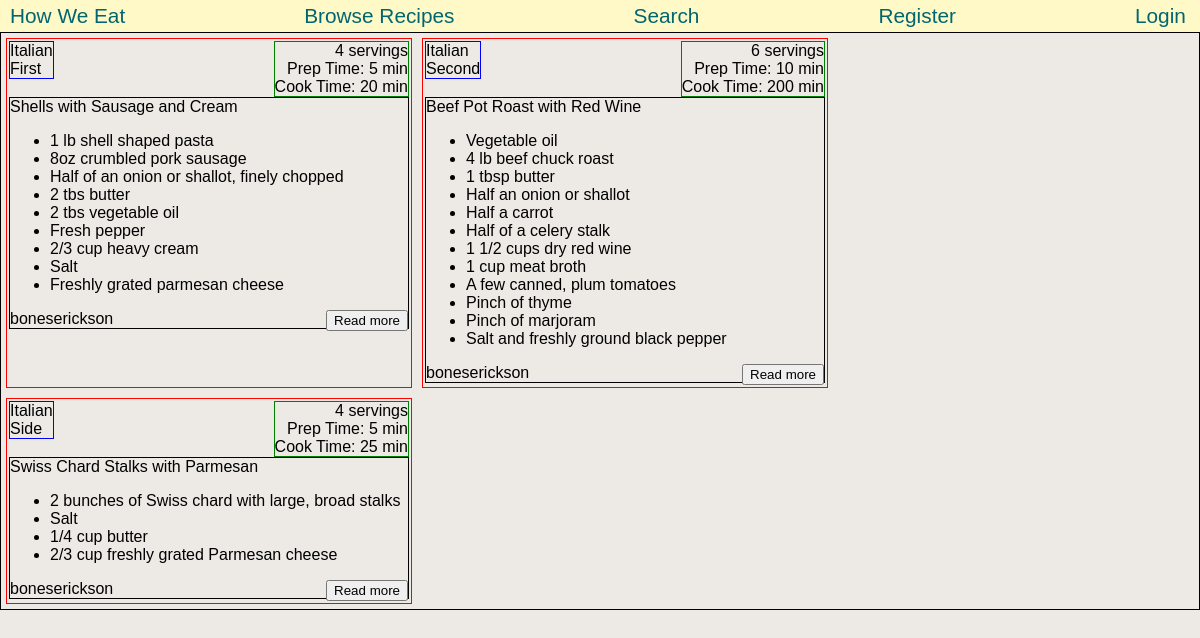
The app's page /, older data.
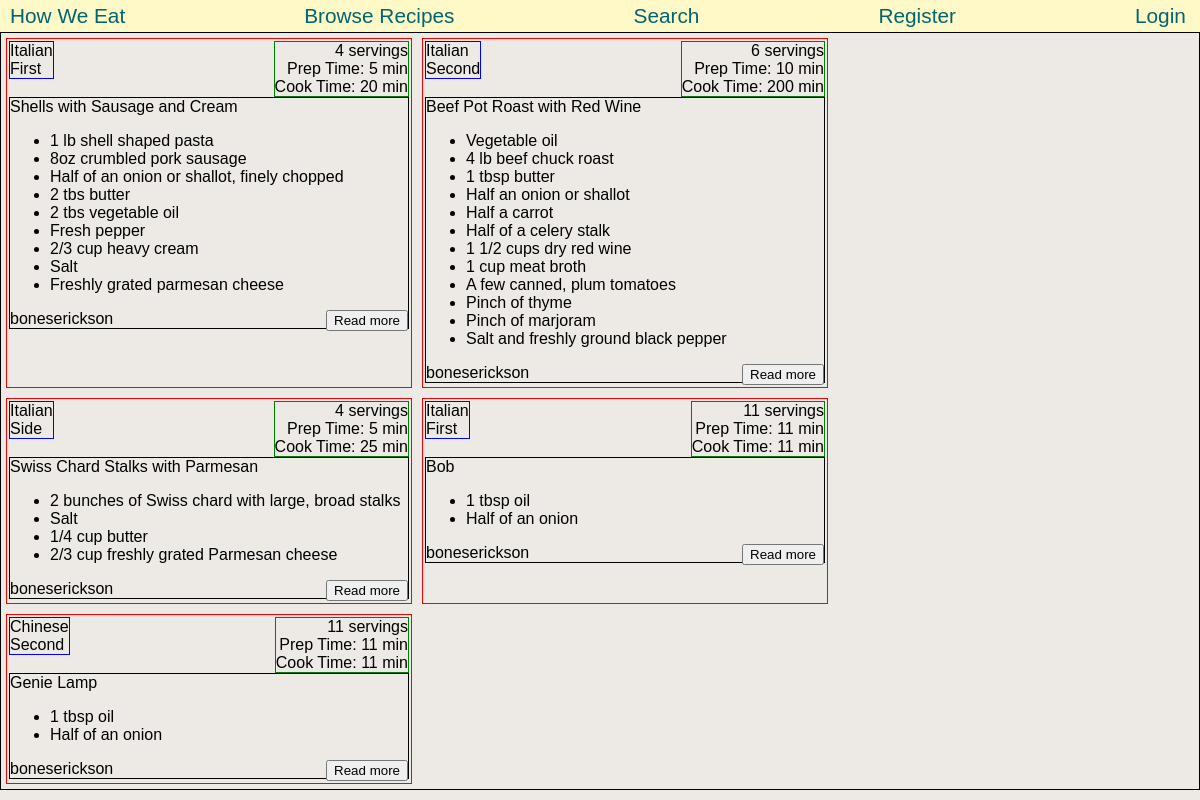
The same page, newer data.
### cooking/models.py (models this page shows)
class RecipeItem(models.Model):
    name = models.CharField(max_length=100)
    image = models.ImageField(blank=True)
    prep_time = models.IntegerField()
    cook_time = models.IntegerField()
    servings = models.IntegerField()
    ingredients = models.TextField()
    directions = models.TextField()
    course = models.CharField(max_length=30)
    cuisine = models.CharField(max_length=30)
    creator = models.ForeignKey(User, on_delete=models.CASCADE)

class User(AbstractUser):
    pass

### cooking/views.py (the view)
# urls.py: path('', views.index, name="index"),
def index(request):
    recipe_items = RecipeItem.objects.all()
    for recipe_item in recipe_items:
        recipe_item.ingredients = markdown2.markdown(recipe_item.ingredients)
        recipe_item.directions = markdown2.markdown(recipe_item.directions)
    return render(request, "cooking/index.html", {
        "recipe_items": recipe_items
    })

### cooking/templates/cooking/index.html (shortened to what this page needs)
{% extends "cooking/layout.html" %}
{% block body %}
    <div class="recipe-container">
    {% for recipe_item in recipe_items %}
        <div class="recipe-box">
            <div class="recipe-summary">
                <div class="recipe-cuisine">{{ recipe_item.cuisine }}</div>
                <div class="recipe-course">{{ recipe_item.course }}</div>
            </div>
            <div class="recipe-data">
                <div class="recipe-servings">{{ recipe_item.servings }} servings</div>
                <div class="recipe-prep">Prep Time: {{ recipe_item.prep_time }} min</div>
                <div class="recipe-cook">Cook Time: {{ recipe_item.cook_time }} min</div>
            </div>
            <div class="recipe-details">
                <div class="recipe-name">{{ recipe_item.name }}</div>
                <div class="recipe-ingredients">{{ recipe_item.ingredients|safe }}</div>
                <div class="recipe-creator">{{ recipe_item.creator }}</div>
                <button class="read-more">Read more</button>
            </div>
        </div>
    {% endfor %}
    </div>
{% endblock %}

Row changes from the older to the newer data that the page shows:
added RecipeItem: cuisine "Italian", course "First", servings "11", prep_time "11", cook_time "11", name "Bob", ingredients "1 tbsp oil Half of an onion", creator "boneserickson"
added RecipeItem: cuisine "Chinese", course "Second", servings "11", prep_time "11", cook_time "11", name "Genie Lamp", ingredients "1 tbsp oil Half of an onion", creator "boneserickson"
